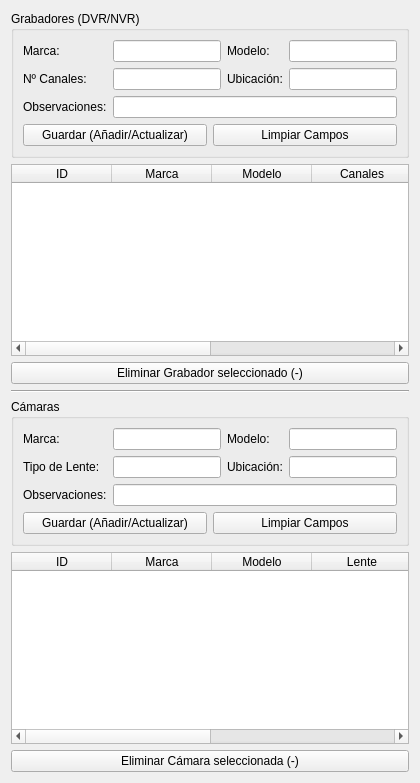
      <widget class="QWidget" name="tab_cctv">
       <attribute name="title">
        <string>CCTV</string>
       </attribute>
       <layout class="QVBoxLayout" name="verticalLayout_8">
        <item>
         <widget class="QGroupBox" name="groupBox_8">
          <property name="title">
           <string>Grabadores (DVR/NVR)</string>
          </property>
          <layout class="QGridLayout" name="gridLayout_7">
           <item row="0" column="0">
            <widget class="QLabel" name="label_44">
             <property name="text">
              <string>Marca:</string>
             </property>
            </widget>
           </item>
           <item row="0" column="1">
            <widget class="QLineEdit" name="input_cctv_rec_marca"/>
           </item>
           <item row="0" column="2">
            <widget class="QLabel" name="label_45">
             <property name="text">
              <string>Modelo:</string>
             </property>
            </widget>
           </item>
           <item row="0" column="3">
            <widget class="QLineEdit" name="input_cctv_rec_modelo"/>
           </item>
           <item row="1" column="0">
            <widget class="QLabel" name="label_46">
             <property name="text">
              <string>Nº Canales:</string>
             </property>
            </widget>
           </item>
           <item row="1" column="1">
            <widget class="QLineEdit" name="input_cctv_rec_canales"/>
           </item>
           <item row="1" column="2">
            <widget class="QLabel" name="label_47">
             <property name="text">
              <string>Ubicación:</string>
             </property>
            </widget>
           </item>
           <item row="1" column="3">
            <widget class="QLineEdit" name="input_cctv_rec_ubicacion"/>
           </item>
           <item row="2" column="0">
            <widget class="QLabel" name="label_48">
             <property name="text">
              <string>Observaciones:</string>
             </property>
            </widget>
           </item>
           <item row="2" column="1" colspan="3">
            <widget class="QLineEdit" name="input_cctv_rec_obs"/>
           </item>
           <item row="3" column="0" colspan="4">
            <layout class="QHBoxLayout" name="horizontalLayout_13">
             <item>
              <widget class="QPushButton" name="btn_save_cctv_recorder">
               <property name="text">
                <string>Guardar (Añadir/Actualizar)</string>
               </property>
              </widget>
             </item>
             <item>
              <widget class="QPushButton" name="btn_clear_cctv_recorder">
               <property name="text">
                <string>Limpiar Campos</string>
               </property>
              </widget>
             </item>
            </layout>
           </item>
          </layout>
         </widget>
        </item>
        <item>
         <widget class="QTableWidget" name="table_cctv_recorders">
          <property name="selectionBehavior">
           <enum>QAbstractItemView::SelectRows</enum>
          </property>
          <attribute name="horizontalHeaderStretchLastSection">
           <bool>true</bool>
          </attribute>
          <column>
           <property name="text">
            <string>ID</string>
           </property>
          </column>
          <column>
           <property name="text">
            <string>Marca</string>
           </property>
          </column>
          <column>
           <property name="text">
            <string>Modelo</string>
           </property>
          </column>
          <column>
           <property name="text">
            <string>Canales</string>
           </property>
          </column>
          <column>
           <property name="text">
            <string>Ubicación</string>
           </property>
          </column>
          <column>
           <property name="text">
            <string>Obs.</string>
           </property>
          </column>
         </widget>
        </item>
        <item>
         <widget class="QPushButton" name="btn_del_cctv_recorder">
          <property name="text">
           <string>Eliminar Grabador seleccionado (-)</string>
          </property>
         </widget>
        </item>
        <item>
         <widget class="Line" name="line_4">
          <property name="orientation">
           <enum>Qt::Horizontal</enum>
          </property>
         </widget>
        </item>
        <item>
         <widget class="QGroupBox" name="groupBox_9">
          <property name="title">
           <string>Cámaras</string>
          </property>
          <layout class="QGridLayout" name="gridLayout_8">
           <item row="0" column="0">
            <widget class="QLabel" name="label_49">
             <property name="text">
              <string>Marca:</string>
             </property>
            </widget>
           </item>
           <item row="0" column="1">
            <widget class="QLineEdit" name="input_cctv_cam_marca"/>
           </item>
           <item row="0" column="2">
            <widget class="QLabel" name="label_50">
             <property name="text">
              <string>Modelo:</string>
             </property>
            </widget>
           </item>
           <item row="0" column="3">
            <widget class="QLineEdit" name="input_cctv_cam_modelo"/>
           </item>
           <item row="1" column="0">
            <widget class="QLabel" name="label_51">
             <property name="text">
              <string>Tipo de Lente:</string>
             </property>
            </widget>
           </item>
           <item row="1" column="1">
            <widget class="QLineEdit" name="input_cctv_cam_lente"/>
           </item>
           <item row="1" column="2">
            <widget class="QLabel" name="label_52">
             <property name="text">
              <string>Ubicación:</string>
             </property>
            </widget>
           </item>
           <item row="1" column="3">
            <widget class="QLineEdit" name="input_cctv_cam_ubicacion"/>
           </item>
           <item row="2" column="0">
            <widget class="QLabel" name="label_53">
             <property name="text">
              <string>Observaciones:</string>
             </property>
            </widget>
           </item>
           <item row="2" column="1" colspan="3">
            <widget class="QLineEdit" name="input_cctv_cam_obs"/>
           </item>
           <item row="3" column="0" colspan="4">
            <layout class="QHBoxLayout" name="horizontalLayout_14">
             <item>
              <widget class="QPushButton" name="btn_save_cctv_camera">
               <property name="text">
                <string>Guardar (Añadir/Actualizar)</string>
               </property>
              </widget>
             </item>
             <item>
              <widget class="QPushButton" name="btn_clear_cctv_camera">
               <property name="text">
                <string>Limpiar Campos</string>
               </property>
              </widget>
             </item>
            </layout>
           </item>
          </layout>
         </widget>
        </item>
        <item>
         <widget class="QTableWidget" name="table_cctv_cameras">
          <property name="selectionBehavior">
           <enum>QAbstractItemView::SelectRows</enum>
          </property>
          <attribute name="horizontalHeaderStretchLastSection">
           <bool>true</bool>
          </attribute>
          <column>
           <property name="text">
            <string>ID</string>
           </property>
          </column>
          <column>
           <property name="text">
            <string>Marca</string>
           </property>
          </column>
          <column>
           <property name="text">
            <string>Modelo</string>
           </property>
          </column>
          <column>
           <property name="text">
            <string>Lente</string>
           </property>
          </column>
          <column>
           <property name="text">
            <string>Ubicación</string>
           </property>
          </column>
          <column>
           <property name="text">
            <string>Obs.</string>
           </property>
          </column>
         </widget>
        </item>
        <item>
         <widget class="QPushButton" name="btn_del_cctv_camera">
          <property name="text">
           <string>Eliminar Cámara seleccionada (-)</string>
          </property>
         </widget>
        </item>
       </layout>
      </widget>
